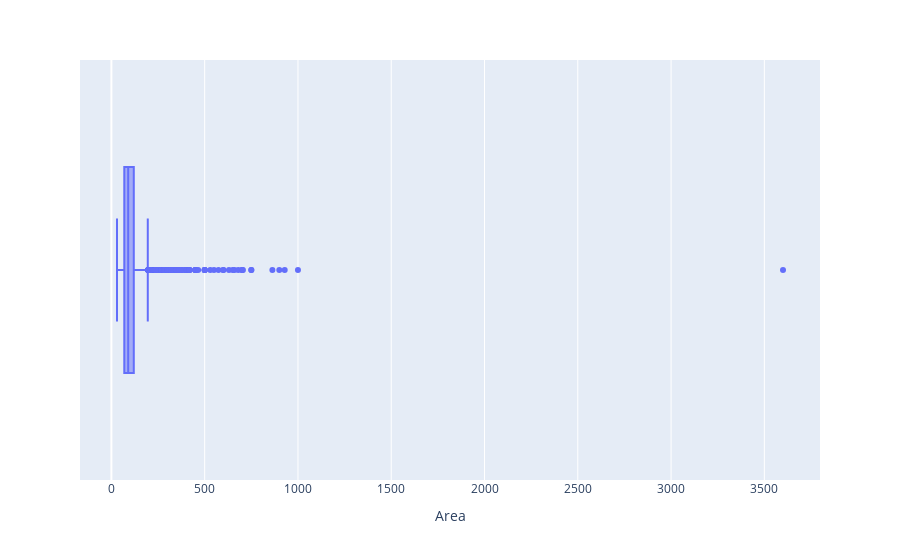

The cell this chart's notebook holds for it:
### Markdown cell above
# Outliers can led the model to bias, so we have to detect and remove them

### Code cell
px.box(x = df['Area'], data_frame = df)

### Figure 1 — Plotly figure (JSON) as saved in the notebook; plotly's stock layout.template omitted (floating-point values rounded to 4 significant figures; data arrays with more than 128 entries replaced by an {"elided": "..."} marker saying what was removed)
{"data": [{"alignmentgroup": "True", "hovertemplate": "Area=%{x}<extra></extra>", "legendgroup": "", "marker": {"color": "#636efa"}, "name": "", "notched": false, "offsetgroup": "", "orientation": "h", "showlegend": false, "type": "box", "x": {"elided": "3452 int values"}, "x0": " ", "xaxis": "x", "y0": " ", "yaxis": "y"}], "layout": {"boxmode": "group", "legend": {"tracegroupgap": 0}, "margin": {"t": 60}, "xaxis": {"anchor": "y", "domain": [0, 1], "title": {"text": "Area"}}, "yaxis": {"anchor": "x", "domain": [0, 1]}}}
